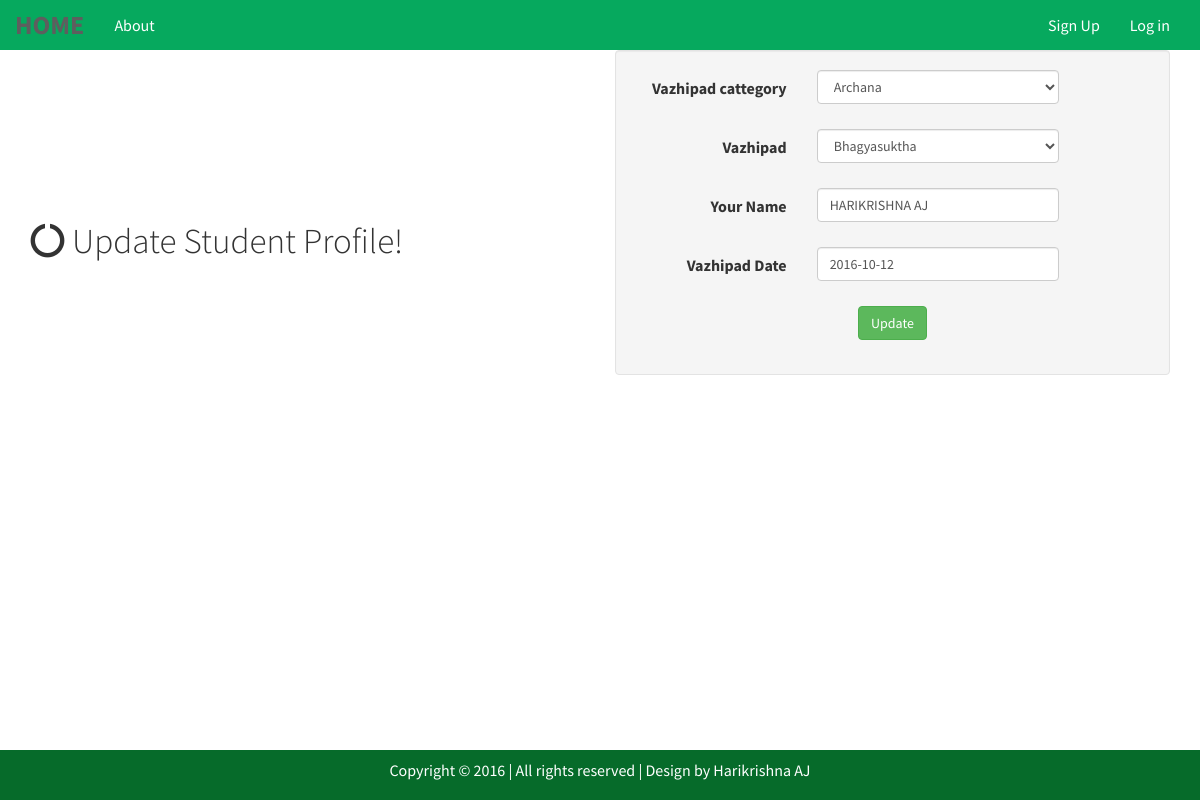
The page /register/profile/edit/ganapathi/ on the database its author committed.
### registration/models.py (models this page shows)
class Student(models.Model):
    aums_id = models.CharField(_('Prathishtta'),  max_length=32, choices=Prathishtta, blank=False, unique=True,primary_key=True)
    name = models.CharField(_('Vazhipad cattegory'), max_length=32, choices=Vazhipad_cattegory,blank=True, null=True)
    curr_course = models.CharField(_('Vazhipad'), max_length=32,choices= Archana ,blank=True, null=True,
                                  validators=[RegexValidator(regex='^[A-Za-z]*$')])
    branch = models.CharField(_('Your Name'), max_length=32, blank=True, null=True)
    tenth_mark = models.DateField(_('Vazhipad Date'), null=True)
    twelth_mark = models.FloatField( _('Price'), blank=True, null=True)
    Objects = StudentManager()

### registration/views.py (the view)
# urls.py: url(r'^profile/edit/(?P<aums_id>[\w|\W]+)/$', StudentListUpdateView.as_view(), name='student_profile_update'),
class StudentListUpdateView(UpdateView):
    model = Student
    fields = student_fields
    template_name_suffix = '_update_form'
    success_url = '/register/cirstaff/success/'
    def get_object(self, queryset=None):
        obj = Student.Objects.get(aums_id=self.kwargs['aums_id'])
        if obj:
            return obj
        else:
            raise Http404("That doesnt exist.")

### registration/templatetags/register_extras.py (called while the page is built)
@register.filter(name='addcss')
def addcss(field, css):
    return field.as_widget(attrs={"class":css})

### registration/templates/registration/student_update_form.html (shortened to what this page needs)
{% extends "static/base.html" %}
{% load staticfiles %}
{% load register_extras %}
{% block body %}
<div class="overlay" id="register_user">
<div class="container container_top">
    <div class="row">
	<div class="col-md-6">
         <div class="content" style="padding-top: 30%;text-align:left" >
            <p class="lead" style=" padding-bottom: 40px; font-size: 35px; font-weight:350;">
              <i class="fa fa-circle-o-notch fa-spin"></i> Update Student Profile! </p>
          </div>
    </div>
    <div class="col-md-6">
		<form class="form-horizontal well" id="registerForm" method="POST"
	    enctype="multipart/form-data" action="">
	    <fieldset>
	        {% csrf_token %} {% load tz %}
	        {% for field in form.visible_fields %}
	        <div id="div_{{ field.html_name }}"
	            class="form-group{% if field.errors %} has-error{% endif%}">
	            <label class="col-sm-4 control-label" for="{{ field.id_for_label }}">
	                {{ field.label }}
	            </label>
				<div class="col-md-6 cnt-inpt">
					{{ field|addcss:"form-control" }}
	            </div>
			</div>
			{% endfor %}
					<div class="form-group" style="text-align:center">
										 <button type="submit" class="btn btn-success">Update</button>
						 </div>
					 </fieldset>
				</form>
			</div>
		</div>
	</div>
	</div>
	{% endblock body %}

### media/css/style.css (style rules this page uses)
p { margin: 1; }
html, body { font-family: 'Source Sans Pro', sans-serif; font-size: 100%; background-color: #FFF; }
* { margin :0; }
html, body { height: 100%; }

### rows shown on the page
Student: visible_fields "Archana" "Bhagyasuktha" "HARIKRISHNA AJ" "2016-10-12"

### other values the page prints
{{ field.label }} "Vazhipad cattegory" "Vazhipad" "Your Name" "Vazhipad Date"
